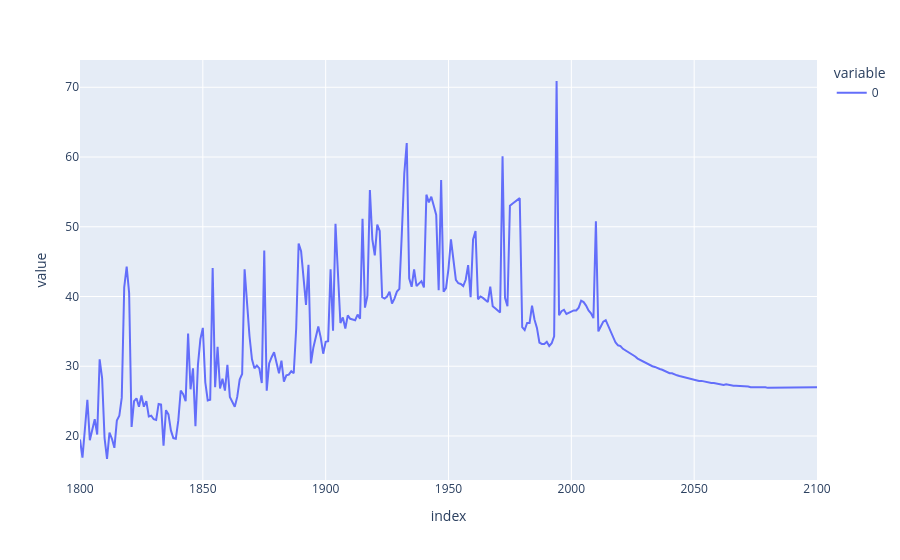

Notebook code cell kept with this figure:
### Code cell
# difference entre le min et le max au cours du temps

result = (df_le.max() - df_le.min())

result.plot()

### Figure 1 — Plotly figure (JSON) as saved in the notebook; plotly's stock layout.template omitted (floating-point values rounded to 4 significant figures; data arrays with more than 128 entries replaced by an {"elided": "..."} marker saying what was removed)
{"data": [{"hovertemplate": "variable=0<br>index=%{x}<br>value=%{y}<extra></extra>", "legendgroup": "0", "line": {"color": "#636efa", "dash": "solid"}, "marker": {"symbol": "circle"}, "mode": "lines", "name": "0", "orientation": "v", "showlegend": true, "type": "scatter", "x": {"elided": "301 int values"}, "xaxis": "x", "y": {"elided": "301 float values"}, "yaxis": "y"}], "layout": {"autosize": true, "legend": {"title": {"text": "variable"}, "tracegroupgap": 0}, "margin": {"t": 60}, "xaxis": {"anchor": "y", "autorange": true, "domain": [0, 1], "range": [1800, 2100], "title": {"text": "index"}, "type": "linear"}, "yaxis": {"anchor": "x", "autorange": true, "domain": [0, 1], "range": [13.69, 73.91], "title": {"text": "value"}, "type": "linear"}}}
